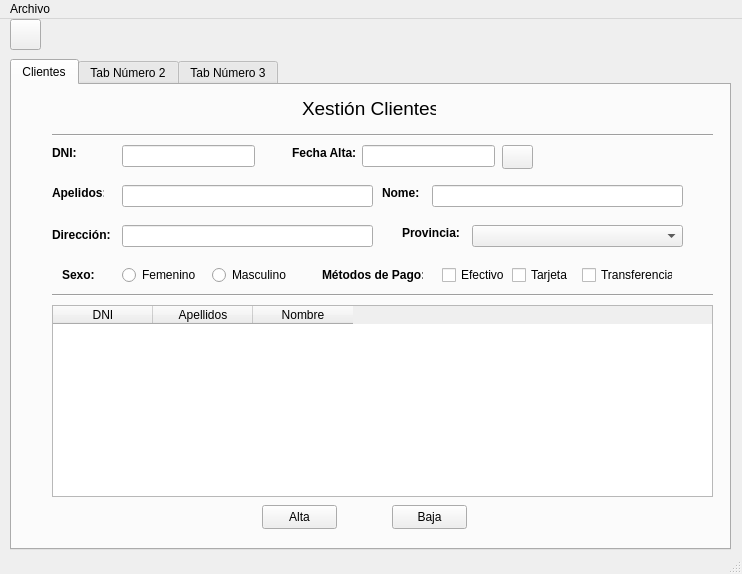
<?xml version="1.0" encoding="UTF-8"?>
<ui version="4.0">
 <class>MainWindow</class>
 <widget class="QMainWindow" name="MainWindow">
  <property name="geometry">
   <rect>
    <x>0</x>
    <y>0</y>
    <width>742</width>
    <height>574</height>
   </rect>
  </property>
  <property name="windowTitle">
   <string>MainWindow</string>
  </property>
  <widget class="QWidget" name="centralwidget">
   <widget class="QTabWidget" name="tabWidget">
    <property name="geometry">
     <rect>
      <x>10</x>
      <y>40</y>
      <width>721</width>
      <height>491</height>
     </rect>
    </property>
    <property name="currentIndex">
     <number>0</number>
    </property>
    <widget class="QWidget" name="tab">
     <attribute name="title">
      <string>Clientes</string>
     </attribute>
     <widget class="QLabel" name="label">
      <property name="geometry">
       <rect>
        <x>290</x>
        <y>10</y>
        <width>134</width>
        <height>26</height>
       </rect>
      </property>
      <property name="font">
       <font>
        <pointsize>14</pointsize>
       </font>
      </property>
      <property name="autoFillBackground">
       <bool>false</bool>
      </property>
      <property name="frameShape">
       <enum>QFrame::NoFrame</enum>
      </property>
      <property name="text">
       <string>Xestión Clientes</string>
      </property>
     </widget>
     <widget class="QPushButton" name="pushButton_2">
      <property name="geometry">
       <rect>
        <x>380</x>
        <y>420</y>
        <width>75</width>
        <height>24</height>
       </rect>
      </property>
      <property name="text">
       <string>Baja</string>
      </property>
     </widget>
     <widget class="QLineEdit" name="lineEdit_2">
      <property name="geometry">
       <rect>
        <x>110</x>
        <y>100</y>
        <width>251</width>
        <height>22</height>
       </rect>
      </property>
     </widget>
     <widget class="QCheckBox" name="chkEfec">
      <property name="geometry">
       <rect>
        <x>430</x>
        <y>180</y>
        <width>76</width>
        <height>20</height>
       </rect>
      </property>
      <property name="text">
       <string>Efectivo</string>
      </property>
      <attribute name="buttonGroup">
       <string notr="true">chkbxGroup</string>
      </attribute>
     </widget>
     <widget class="QTableWidget" name="tableWidget">
      <property name="geometry">
       <rect>
        <x>40</x>
        <y>220</y>
        <width>661</width>
        <height>192</height>
       </rect>
      </property>
      <column>
       <property name="text">
        <string>DNI</string>
       </property>
      </column>
      <column>
       <property name="text">
        <string>Apellidos</string>
       </property>
      </column>
      <column>
       <property name="text">
        <string>Nombre</string>
       </property>
      </column>
     </widget>
     <widget class="QLabel" name="label_4">
      <property name="geometry">
       <rect>
        <x>370</x>
        <y>100</y>
        <width>37</width>
        <height>16</height>
       </rect>
      </property>
      <property name="font">
       <font>
        <bold>true</bold>
       </font>
      </property>
      <property name="text">
       <string>Nome:</string>
      </property>
     </widget>
     <widget class="QLabel" name="label_6">
      <property name="geometry">
       <rect>
        <x>260</x>
        <y>140</y>
        <width>49</width>
        <height>16</height>
       </rect>
      </property>
      <property name="text">
       <string/>
      </property>
     </widget>
     <widget class="QPushButton" name="pushButton_3">
      <property name="geometry">
       <rect>
        <x>490</x>
        <y>60</y>
        <width>31</width>
        <height>24</height>
       </rect>
      </property>
      <property name="text">
       <string/>
      </property>
      <property name="icon">
       <iconset>
        <normaloff>img/download.jpg</normaloff>img/download.jpg</iconset>
      </property>
     </widget>
     <widget class="QLineEdit" name="lineEdit_5">
      <property name="geometry">
       <rect>
        <x>350</x>
        <y>60</y>
        <width>133</width>
        <height>22</height>
       </rect>
      </property>
     </widget>
     <widget class="QLabel" name="label_sx_2">
      <property name="geometry">
       <rect>
        <x>310</x>
        <y>180</y>
        <width>101</width>
        <height>20</height>
       </rect>
      </property>
      <property name="font">
       <font>
        <bold>true</bold>
       </font>
      </property>
      <property name="text">
       <string>Métodos de Pago:</string>
      </property>
     </widget>
     <widget class="Line" name="line_2">
      <property name="geometry">
       <rect>
        <x>40</x>
        <y>200</y>
        <width>661</width>
        <height>20</height>
       </rect>
      </property>
      <property name="orientation">
       <enum>Qt::Horizontal</enum>
      </property>
     </widget>
     <widget class="QCheckBox" name="chkTarj">
      <property name="geometry">
       <rect>
        <x>500</x>
        <y>180</y>
        <width>76</width>
        <height>20</height>
       </rect>
      </property>
      <property name="text">
       <string>Tarjeta</string>
      </property>
      <attribute name="buttonGroup">
       <string notr="true">chkbxGroup</string>
      </attribute>
     </widget>
     <widget class="QCheckBox" name="chkTrans">
      <property name="geometry">
       <rect>
        <x>570</x>
        <y>180</y>
        <width>91</width>
        <height>20</height>
       </rect>
      </property>
      <property name="text">
       <string>Transferencia</string>
      </property>
      <attribute name="buttonGroup">
       <string notr="true">chkbxGroup</string>
      </attribute>
     </widget>
     <widget class="QLineEdit" name="lineEdit">
      <property name="geometry">
       <rect>
        <x>110</x>
        <y>60</y>
        <width>133</width>
        <height>22</height>
       </rect>
      </property>
     </widget>
     <widget class="QLabel" name="label_sx">
      <property name="geometry">
       <rect>
        <x>50</x>
        <y>180</y>
        <width>49</width>
        <height>20</height>
       </rect>
      </property>
      <property name="font">
       <font>
        <bold>true</bold>
       </font>
      </property>
      <property name="text">
       <string>Sexo:</string>
      </property>
     </widget>
     <widget class="QComboBox" name="selProv">
      <property name="geometry">
       <rect>
        <x>460</x>
        <y>140</y>
        <width>211</width>
        <height>22</height>
       </rect>
      </property>
     </widget>
     <widget class="QLabel" name="label_dir">
      <property name="geometry">
       <rect>
        <x>40</x>
        <y>140</y>
        <width>61</width>
        <height>20</height>
       </rect>
      </property>
      <property name="font">
       <font>
        <bold>true</bold>
       </font>
      </property>
      <property name="text">
       <string>Dirección:</string>
      </property>
     </widget>
     <widget class="Line" name="line">
      <property name="geometry">
       <rect>
        <x>40</x>
        <y>40</y>
        <width>661</width>
        <height>20</height>
       </rect>
      </property>
      <property name="orientation">
       <enum>Qt::Horizontal</enum>
      </property>
     </widget>
     <widget class="QRadioButton" name="rbtMasc">
      <property name="geometry">
       <rect>
        <x>200</x>
        <y>180</y>
        <width>89</width>
        <height>20</height>
       </rect>
      </property>
      <property name="text">
       <string>Masculino</string>
      </property>
      <attribute name="buttonGroup">
       <string notr="true">rbtnGroup</string>
      </attribute>
     </widget>
     <widget class="QLabel" name="label_2">
      <property name="geometry">
       <rect>
        <x>40</x>
        <y>60</y>
        <width>25</width>
        <height>16</height>
       </rect>
      </property>
      <property name="font">
       <font>
        <bold>true</bold>
       </font>
      </property>
      <property name="text">
       <string>DNI:</string>
      </property>
     </widget>
     <widget class="QLabel" name="label_prov">
      <property name="geometry">
       <rect>
        <x>390</x>
        <y>140</y>
        <width>61</width>
        <height>16</height>
       </rect>
      </property>
      <property name="font">
       <font>
        <bold>true</bold>
       </font>
      </property>
      <property name="text">
       <string>Provincia:</string>
      </property>
     </widget>
     <widget class="QPushButton" name="pushButton">
      <property name="geometry">
       <rect>
        <x>250</x>
        <y>420</y>
        <width>75</width>
        <height>24</height>
       </rect>
      </property>
      <property name="text">
       <string>Alta</string>
      </property>
     </widget>
     <widget class="QLabel" name="label_7">
      <property name="geometry">
       <rect>
        <x>280</x>
        <y>60</y>
        <width>71</width>
        <height>16</height>
       </rect>
      </property>
      <property name="font">
       <font>
        <bold>true</bold>
       </font>
      </property>
      <property name="text">
       <string>Fecha Alta: </string>
      </property>
     </widget>
     <widget class="QLineEdit" name="lineEdit_4">
      <property name="geometry">
       <rect>
        <x>110</x>
        <y>140</y>
        <width>251</width>
        <height>22</height>
       </rect>
      </property>
     </widget>
     <widget class="QLabel" name="label_5">
      <property name="geometry">
       <rect>
        <x>250</x>
        <y>50</y>
        <width>31</width>
        <height>31</height>
       </rect>
      </property>
      <property name="text">
       <string/>
      </property>
     </widget>
     <widget class="QLineEdit" name="lineEdit_3">
      <property name="geometry">
       <rect>
        <x>420</x>
        <y>100</y>
        <width>251</width>
        <height>22</height>
       </rect>
      </property>
     </widget>
     <widget class="QLabel" name="label_3">
      <property name="geometry">
       <rect>
        <x>40</x>
        <y>100</y>
        <width>52</width>
        <height>16</height>
       </rect>
      </property>
      <property name="font">
       <font>
        <bold>true</bold>
       </font>
      </property>
      <property name="text">
       <string>Apelidos: </string>
      </property>
     </widget>
     <widget class="QRadioButton" name="rbtFem">
      <property name="geometry">
       <rect>
        <x>110</x>
        <y>180</y>
        <width>89</width>
        <height>20</height>
       </rect>
      </property>
      <property name="text">
       <string>Femenino</string>
      </property>
      <attribute name="buttonGroup">
       <string notr="true">rbtnGroup</string>
      </attribute>
     </widget>
     <widget class="QLabel" name="lblStatus">
      <property name="geometry">
       <rect>
        <x>10</x>
        <y>440</y>
        <width>671</width>
        <height>20</height>
       </rect>
      </property>
      <property name="text">
       <string/>
      </property>
     </widget>
    </widget>
    <widget class="QWidget" name="tab_2">
     <attribute name="title">
      <string>Tab Número 2</string>
     </attribute>
    </widget>
    <widget class="QWidget" name="tab_3">
     <attribute name="title">
      <string>Tab Número 3</string>
     </attribute>
    </widget>
   </widget>
   <widget class="QPushButton" name="saveDbButton">
    <property name="geometry">
     <rect>
      <x>10</x>
      <y>0</y>
      <width>31</width>
      <height>31</height>
     </rect>
    </property>
    <property name="text">
     <string/>
    </property>
    <property name="icon">
     <iconset>
      <normaloff>SaveIcon.jpg</normaloff>SaveIcon.jpg</iconset>
    </property>
   </widget>
  </widget>
  <widget class="QMenuBar" name="menubar">
   <property name="geometry">
    <rect>
     <x>0</x>
     <y>0</y>
     <width>742</width>
     <height>22</height>
    </rect>
   </property>
   <widget class="QMenu" name="menuArchivo">
    <property name="title">
     <string>Archivo</string>
    </property>
   </widget>
   <addaction name="menuArchivo"/>
  </widget>
  <widget class="QStatusBar" name="statusbar"/>
 </widget>
 <resources/>
 <connections/>
 <buttongroups>
  <buttongroup name="rbtnGroup"/>
  <buttongroup name="chkbxGroup"/>
 </buttongroups>
</ui>
